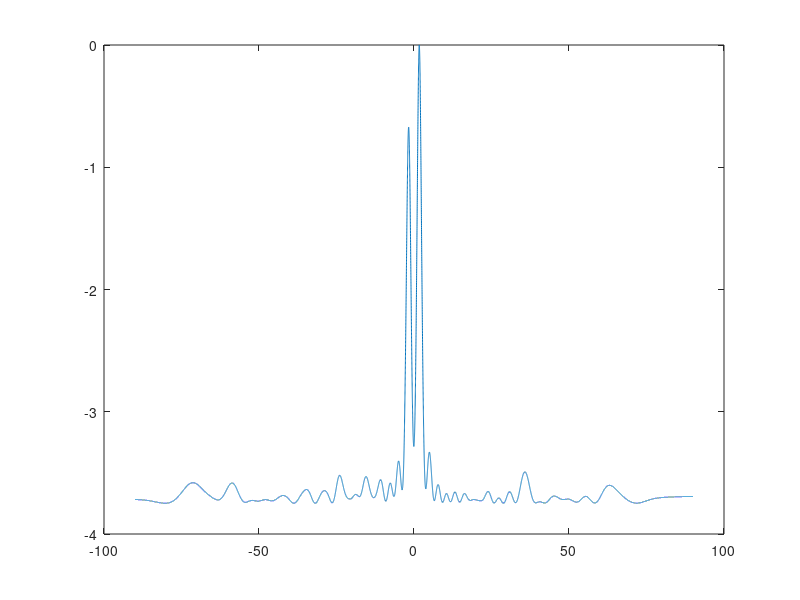

Source code (MATLAB): (Note: this script raises an error after producing the figure.)

%% music 算法估计 DOA
clear all;clc;close all ;
load("data_q1.mat");
load("data_q2.mat");
%%阵列天线参数
M=86;% 阵列天线数量
K=256;%快拍数
N=123;%信号源数目
f0=78.8e9;%射频
c=299792458;

lambda=c/f0;%波长
T=1.25e-7;
Fs=1/T;%采样频率
d=0.0815/85;%阵元间距
%%接收信号
X1=Z_noisy;
%X1=Z;
R=X1*X1'/K;
[V,D]=eig(R);%eig 求特征值 D，特征向量 V
Eig=diag(D);%特征值
Eig=sort(Eig,'descend'); %从大到小排特征值
V=fliplr(V);%特征向量对应排
%%信源数估计 SORTE 方法估计出相干信源组一个独立信源看作是一个相干信源组 in[2]
D=diag(D);
D=sort(D,'descend');
lambda_1=zeros(1,M-1);

for i=1:M-1
lambda_1(i)=D(i)-D(i+1);
end
var_k=zeros(1,M-1);
for i=1:M-1
var_k(i)=var(lambda_1(i:M-1));
end
for i=1:M-2
if(var_k(i)~=0)
SORTE(i)=var_k(i+1)/var_k(i);
else
SORTE(i)=1e10;
end
end
[aa num_1]=sort(SORTE(1:M-3));
N=num_1(1)
N=2;
Us=V(:,1:N);
Un=V(:,N+1:M);
%%峰值搜索
P_mus=zeros(1,36000);
a=zeros(M,1);
angle=[-90:0.005:90-0.005];
for theta_1=1:36000%遍历每个角度
a=exp(-1i*2*pi*d/lambda*sin(angle(theta_1)/180*pi)*(0:M-1)');
P_mus(theta_1)=1/(a'*Un*Un'*a);
end
figure;
h=plot(angle,10*log10(abs(P_mus)/abs(max(P_mus))));

%[num,loc] = findpeaks(10*log10(abs(P_mus)/abs(max(P_mus)))) ;                        %寻找出全部峰值
%[a_num,a_loc] = max(num);                          %在全部峰值里面找出最大的一个a_num，包含其位置a_loc
%location_in_x_1 = loc(a_loc);  

[num,loc] = findpeakm( 10*log10(abs(P_mus)/abs(max(P_mus))))                       %寻找出全部峰值
[a_num,a_loc]=sort(loc,1,'descend')

maxPink=a_num(1);
scMaxPink=a_num(2);
[pag]=ind2sub(size(10*log10(abs(P_mus)/abs(max(P_mus)))),find(10*log10(abs(P_mus)/abs(max(P_mus)))==maxPink));
[pag1]=ind2sub(size(10*log10(abs(P_mus)/abs(max(P_mus)))),find(10*log10(abs(P_mus)/abs(max(P_mus)))==scMaxPink));

location_in_x_1 = pag; 
location_in_x_2 = pag1; 

fprintf('The angle is %8.5f and %8.5f\n',angle(location_in_x_1),angle(location_in_x_2));


